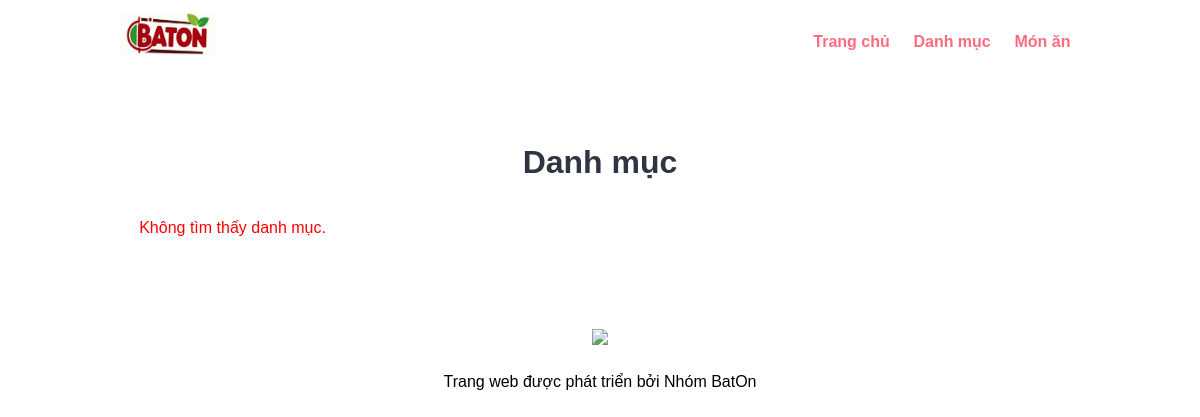
The app's page /categories.php, older data.
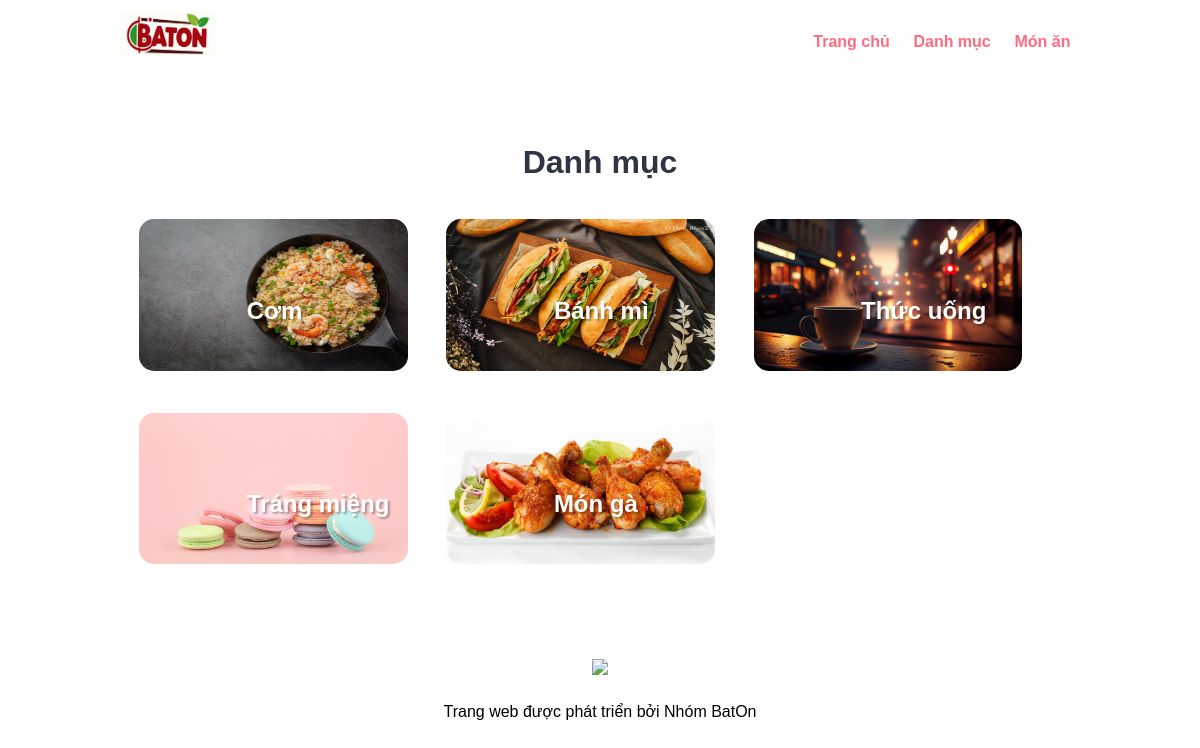
The same page, newer data.
### tables this page shows
CREATE TABLE `tbl_category` (
  `id` int(10) UNSIGNED NOT NULL,
  `title` varchar(100) NOT NULL,
  `image_name` varchar(255) NOT NULL,
  `featured` varchar(10) NOT NULL,
  `active` varchar(10) NOT NULL
);

### categories.php (the view, shortened to what this page needs)
<?php include('partials-front/menu.php'); ?>
<section class="categories">
  <div class="container">
    <h2 class="text-center">Danh mục</h2>
    <?php
    $sql = "SELECT * FROM tbl_category WHERE active='Có'";
    $res = mysqli_query($conn, $sql);
    $count = mysqli_num_rows($res);
    if ($count > 0) {
      while ($row = mysqli_fetch_assoc($res)) {
        $id = $row['id'];
        $title = $row['title'];
        $image_name = $row['image_name'];
        ?>
        <a href="<?php echo SITEURL; ?>category-foods.php?category_id=<?php echo $id; ?>">
          <div class="box-3 float-container">
            <?php
            if ($image_name == "") {
              include('partials-front/no-image.php');
            } else {
              ?>
              <img src="<?php echo SITEURL; ?>images/category/<?php echo $image_name; ?>" alt="Ảnh món"
                class="img-responsive img-curve">
              <?php
            }
            ?>
            <h3 class="float-text text-white text-shadow">
              <?php echo $title; ?>
            </h3>
          </div>
        </a>
        <?php
      }
    } else {
      echo "<div class='error'>Không tìm thấy danh mục.</div>";
    }
    ?>
  </div>
</section>
<?php include('partials-front/footer.php'); ?>

Row changes from the older to the newer data that the page shows:
added tbl_category: image_name (picture), title "Cơm"
added tbl_category: image_name (picture), title "Bánh mì"
added tbl_category: image_name (picture), title "Thức uống"
added tbl_category: image_name (picture), title "Tráng miệng"
added tbl_category: image_name (picture), title "Món gà"
Text that changed along with them:
text no longer shown: "Không tìm thấy danh mục."
